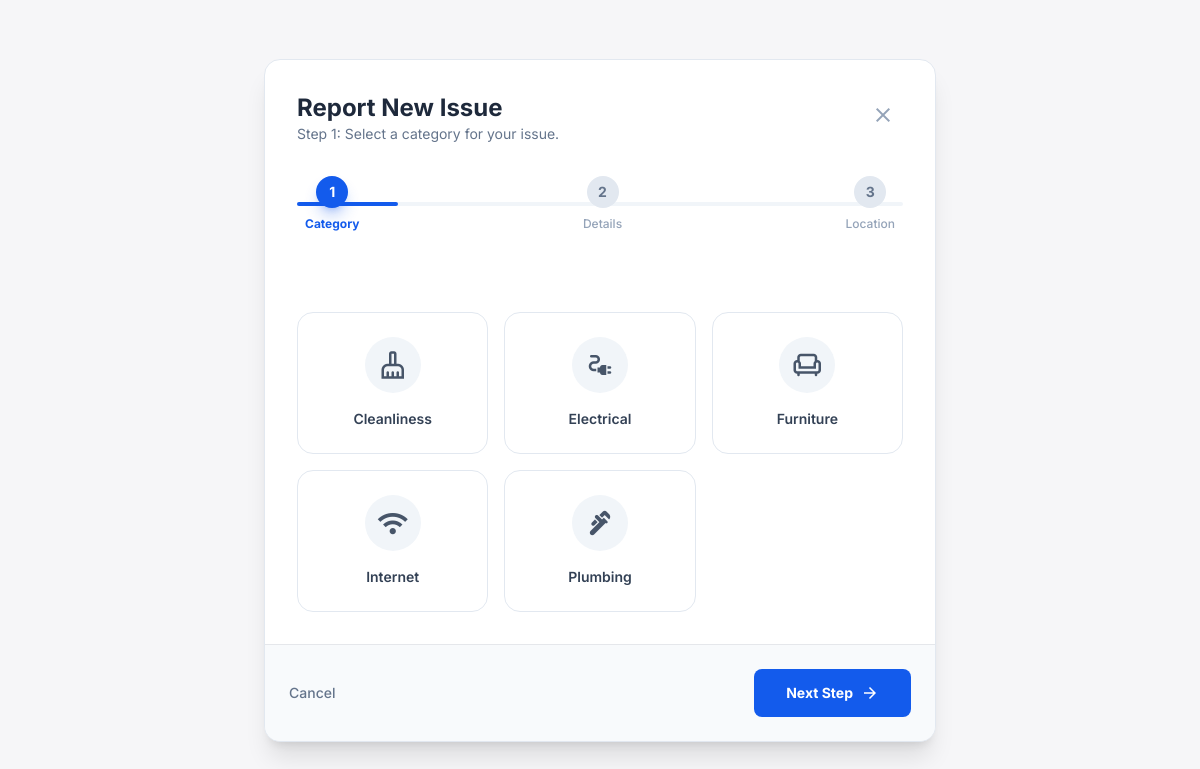
Page /issue/report (signed in) on the committed database.
### tables this page shows
CREATE TABLE categories (
        id INTEGER PRIMARY KEY AUTOINCREMENT,
        name TEXT UNIQUE NOT NULL
    );

### app.py (the view, shortened to what this page needs)
@app.route("/issue/report", methods=["GET", "POST"])
@login_required
def report_issue_category():
    if session.get("role") != "Student":
        return redirect(url_for("login"))
    conn = get_db()
    categories = conn.execute(
        "SELECT name FROM categories ORDER BY name"
    ).fetchall()
    conn.close()
    return render_template(
        "issue_category.html",
        categories=categories
    )

### app.py (called while the page is built)
def get_db():
    conn = sqlite3.connect(DB)
    conn.row_factory = sqlite3.Row
    return conn

def login_required(f):
    @wraps(f)
    def wrapper(*args, **kwargs):
        if not session.get("user_id"):
            return redirect(url_for("login"))
        return f(*args, **kwargs)
    return wrapper

### templates/issue_category.html (shortened to what this page needs)
<!DOCTYPE html>
<html class="light" lang="en">
<head>
    <script src="https://cdn.tailwindcss.com?plugins=forms,container-queries"></script>
    <script id="tailwind-config">
        tailwind.config = {
            darkMode: "class",
            theme: {
                extend: {
                    colors: {
                        "primary": "#135bec",
                        "background-light": "#f6f6f8",
                        "surface-light": "#ffffff",
                        "border-light": "#e2e8f0"
                    },
                    fontFamily: {
                        "display": ["Inter", "sans-serif"]
                    },
                    borderRadius: {
                        "DEFAULT": "0.25rem",
                        "lg": "0.5rem",
                        "xl": "0.75rem",
                        "2xl": "1rem",
                        "full": "9999px"
                    }
                }
            }
        };
    </script>
</head>
<body class="bg-background-light text-slate-900 antialiased min-h-screen flex items-center justify-center p-4 overflow-hidden">
<div class="max-w-2xl w-full bg-white rounded-2xl shadow-xl overflow-hidden border border-border-light">
    <div class="p-8 pb-0">
        <div class="flex items-center justify-between mb-8">
            <div>
                <h1 class="text-2xl font-bold text-slate-800">Report New Issue</h1>
                <p class="text-slate-500 text-sm">
                    Step 1: Select a category for your issue.
                </p>
            </div>
            <button class="p-2 hover:bg-slate-100 rounded-full text-slate-400"
                    onclick="window.location.href='{{ url_for('student_issues') }}'">
                <span class="material-symbols-outlined">close</span>
            </button>
        </div>
        <div class="relative mb-12">
            <div class="absolute top-1/2 left-0 w-1/6 h-1 bg-primary -translate-y-1/2 rounded-full transition-all duration-500"></div>
            <div class="relative flex justify-between px-2">
                <div class="flex flex-col items-center gap-2">
                    <div class="size-8 rounded-full bg-primary text-white flex items-center justify-center text-sm font-bold z-10 shadow-lg shadow-primary/30">
                        1
                    </div>
                    <span class="text-xs font-bold text-primary">Category</span>
                </div>
                <div class="flex flex-col items-center gap-2">
                    <div class="size-8 rounded-full bg-slate-200 text-slate-500 flex items-center justify-center text-sm font-bold z-10">
                        2
                    </div>
                    <span class="text-xs font-medium text-slate-400">Details</span>
                </div>
                <div class="flex flex-col items-center gap-2">
                    <div class="size-8 rounded-full bg-slate-200 text-slate-500 flex items-center justify-center text-sm font-bold z-10">
                        3
                    </div>
                    <span class="text-xs font-medium text-slate-400">Location</span>
                </div>
            </div>
        </div>
    </div>
    <form method="POST" action="{{ url_for('report_issue_category') }}">
        <div class="p-8 grid grid-cols-2 sm:grid-cols-3 gap-4">
            {% for cat in categories %}
            <label class="cursor-pointer">
                <div class="
                    border border-border-light rounded-2xl p-6
                    flex flex-col items-center justify-center gap-4
                    transition-all duration-200 cursor-pointer
                    hover:border-primary/50 hover:bg-primary/5
                    peer-checked:border-2
                    peer-checked:border-primary
                    peer-checked:bg-primary/5
                    peer-checked:ring-4
                    peer-checked:ring-primary/10
                    peer-checked:scale-[1.02]
                ">
                    <div class="w-14 h-14 rounded-full bg-slate-100 flex items-center justify-center">
                        <span class="material-symbols-outlined text-3xl text-slate-600">
                        </span>
                    </div>
                    <span class="text-sm font-semibold text-slate-700">
                        {{ cat.name }}
                    </span>
                </div>
            </label>
            {% endfor %}
        </div>
        <div class="p-6 bg-slate-50 border-t flex justify-between items-center">
            <a href="{{ url_for('student_issues') }}"
               class="text-sm font-medium text-slate-500 hover:text-slate-700">
                Cancel
            </a>
            <button type="submit"
                    class="px-8 py-2.5 bg-primary text-white font-bold text-sm rounded-lg flex items-center gap-2 hover:brightness-110">
                Next Step
                <span class="material-symbols-outlined text-lg">arrow_forward</span>
            </button>
        </div>
    </form>
</div>
</body>
</html>

### templates/issue_category.html (style rules this page uses)
body { font-family: 'Inter', sans-serif; }
.material-symbols-outlined { font-variation-settings: 'FILL' 0, 'wght' 400, 'GRAD' 0, 'opsz' 24; }

### rows in the picture
categories: name "Cleanliness"
categories: name "Electrical"
categories: name "Furniture"
categories: name "Internet"
categories: name "Plumbing"
